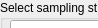
      <widget class="QWidget" name="page_9">
       <property name="geometry">
        <rect>
         <x>0</x>
         <y>0</y>
         <width>98</width>
         <height>28</height>
        </rect>
       </property>
       <attribute name="label">
        <string>Step 6 - Run / re-run sampling strategy</string>
       </attribute>
       <widget class="QGroupBox" name="groupBox_31">
        <property name="geometry">
         <rect>
          <x>0</x>
          <y>0</y>
          <width>681</width>
          <height>171</height>
         </rect>
        </property>
        <property name="title">
         <string>Select sampling strategy run parameters</string>
        </property>
        <widget class="QPushButton" name="pushButton_10">
         <property name="geometry">
          <rect>
           <x>530</x>
           <y>140</y>
           <width>131</width>
           <height>23</height>
          </rect>
         </property>
         <property name="text">
          <string>Save sampling strategy</string>
         </property>
        </widget>
        <widget class="QTabWidget" name="tabWidget_5">
         <property name="geometry">
          <rect>
           <x>10</x>
           <y>20</y>
           <width>661</width>
           <height>111</height>
          </rect>
         </property>
         <property name="currentIndex">
          <number>0</number>
         </property>
         <widget class="QWidget" name="tab_10">
          <attribute name="title">
           <string>Sampling Strategy Run Parameters</string>
          </attribute>
          <widget class="QWidget" name="layoutWidget">
           <property name="geometry">
            <rect>
             <x>20</x>
             <y>40</y>
             <width>341</width>
             <height>31</height>
            </rect>
           </property>
           <layout class="QHBoxLayout" name="horizontalLayout_36">
            <item>
             <widget class="QLabel" name="label_67">
              <property name="text">
               <string>Number of Ne replicates:</string>
              </property>
             </widget>
            </item>
            <item>
             <widget class="QSlider" name="horizontalSlider_54">
              <property name="orientation">
               <enum>Qt::Horizontal</enum>
              </property>
             </widget>
            </item>
            <item>
             <widget class="QSpinBox" name="spinBox_46"/>
            </item>
           </layout>
          </widget>
          <widget class="QWidget" name="layoutWidget">
           <property name="geometry">
            <rect>
             <x>20</x>
             <y>10</y>
             <width>341</width>
             <height>22</height>
            </rect>
           </property>
           <layout class="QHBoxLayout" name="horizontalLayout_37">
            <item>
             <widget class="QLabel" name="label_28">
              <property name="sizePolicy">
               <sizepolicy hsizetype="Fixed" vsizetype="Preferred">
                <horstretch>0</horstretch>
                <verstretch>0</verstretch>
               </sizepolicy>
              </property>
              <property name="text">
               <string>LDNe PCrit:</string>
              </property>
             </widget>
            </item>
            <item>
             <widget class="QComboBox" name="comboBox_13"/>
            </item>
           </layout>
          </widget>
         </widget>
         <widget class="QWidget" name="tab_11">
          <attribute name="title">
           <string>Settings</string>
          </attribute>
         </widget>
        </widget>
       </widget>
       <widget class="QGroupBox" name="groupBox_9">
        <property name="geometry">
         <rect>
          <x>0</x>
          <y>180</y>
          <width>681</width>
          <height>101</height>
         </rect>
        </property>
        <property name="title">
         <string>Run the sampling strategy</string>
        </property>
        <widget class="QLabel" name="label_32">
         <property name="geometry">
          <rect>
           <x>16</x>
           <y>30</y>
           <width>101</width>
           <height>16</height>
          </rect>
         </property>
         <property name="text">
          <string>Select output path</string>
         </property>
        </widget>
        <widget class="QToolButton" name="toolButton_5">
         <property name="geometry">
          <rect>
           <x>640</x>
           <y>31</y>
           <width>25</width>
           <height>19</height>
          </rect>
         </property>
         <property name="text">
          <string>...</string>
         </property>
        </widget>
        <widget class="QLineEdit" name="lineEdit_17">
         <property name="geometry">
          <rect>
           <x>120</x>
           <y>30</y>
           <width>511</width>
           <height>20</height>
          </rect>
         </property>
        </widget>
        <widget class="QWidget" name="layoutWidget">
         <property name="geometry">
          <rect>
           <x>10</x>
           <y>70</y>
           <width>661</width>
           <height>25</height>
          </rect>
         </property>
         <layout class="QHBoxLayout" name="horizontalLayout_39">
          <item>
           <widget class="QPushButton" name="pushButton_12">
            <property name="text">
             <string>Run sampling strategy</string>
            </property>
           </widget>
          </item>
          <item>
           <widget class="QLineEdit" name="lineEdit_15"/>
          </item>
         </layout>
        </widget>
       </widget>
      </widget>
